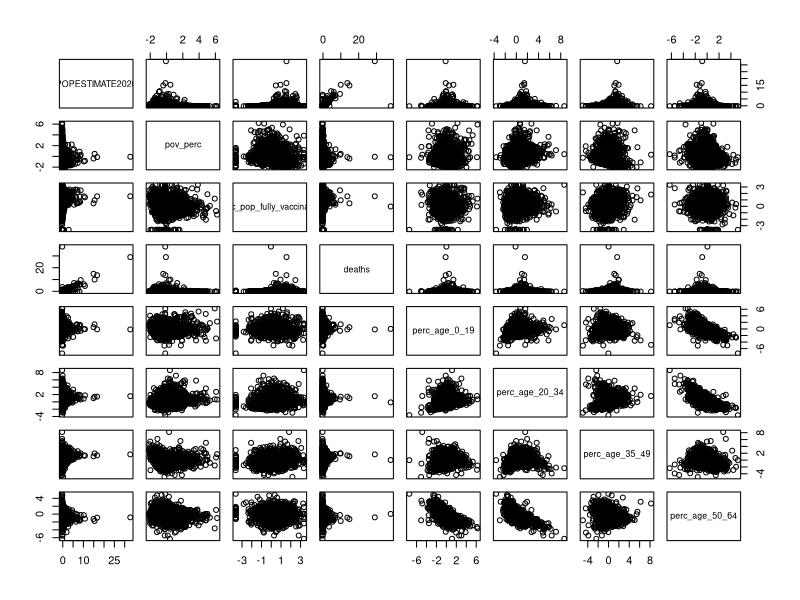
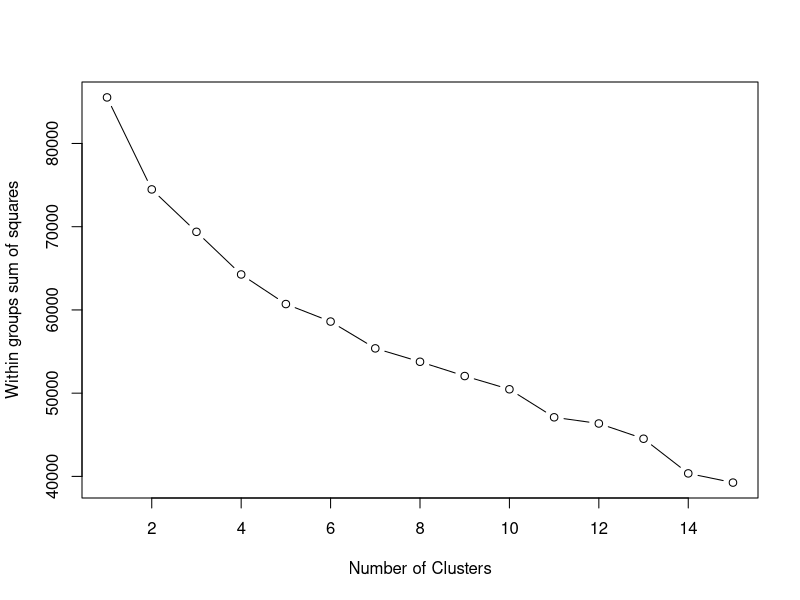
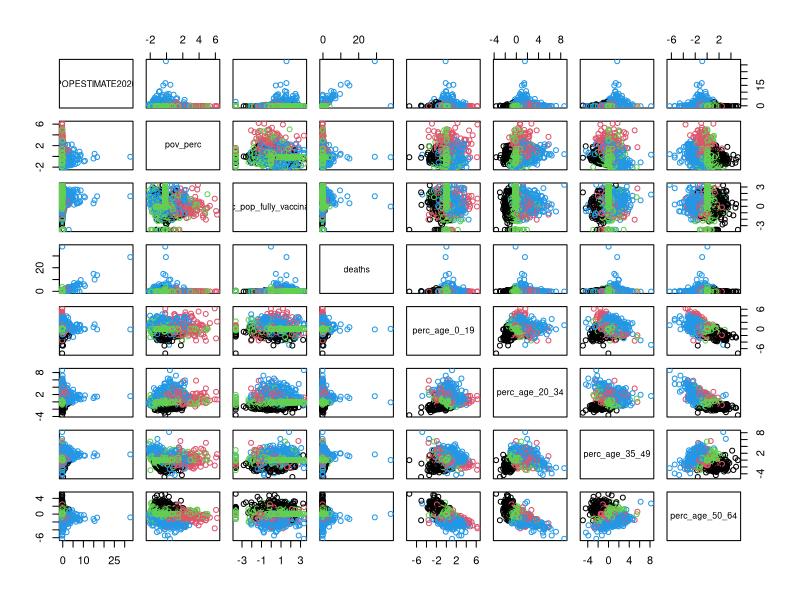
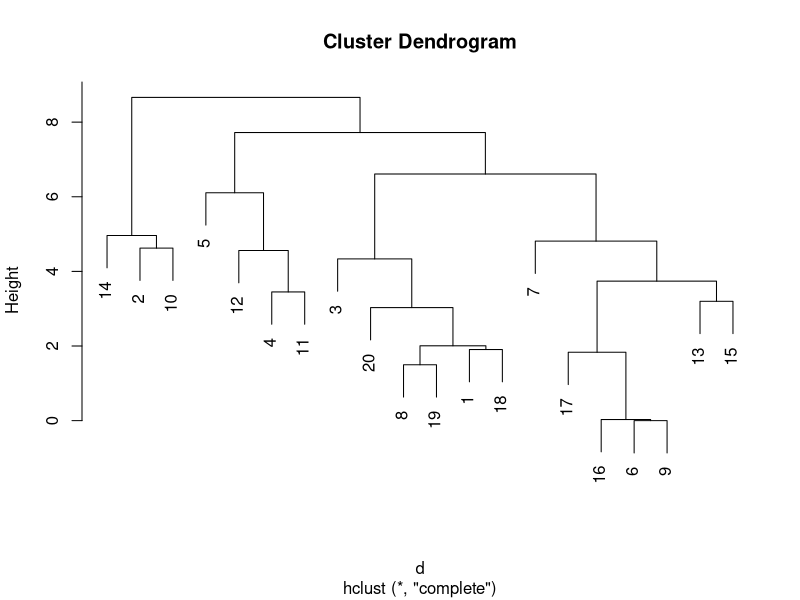
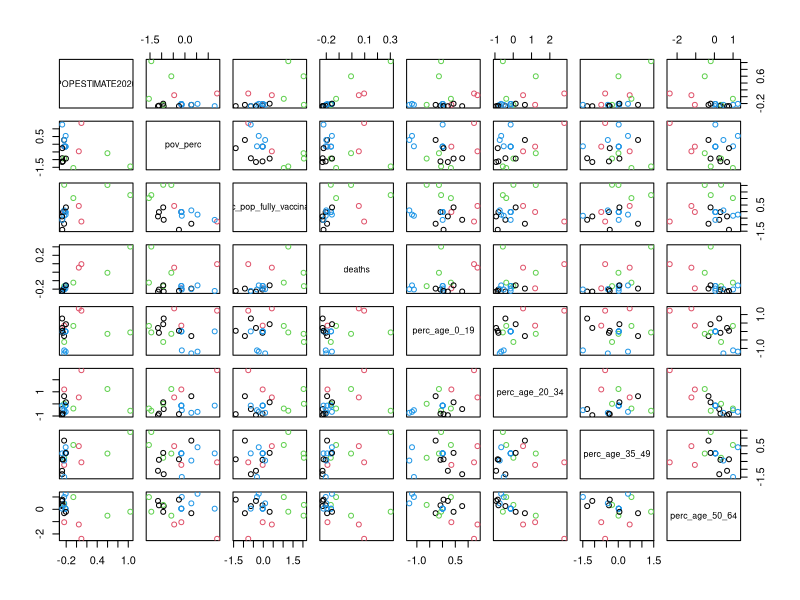
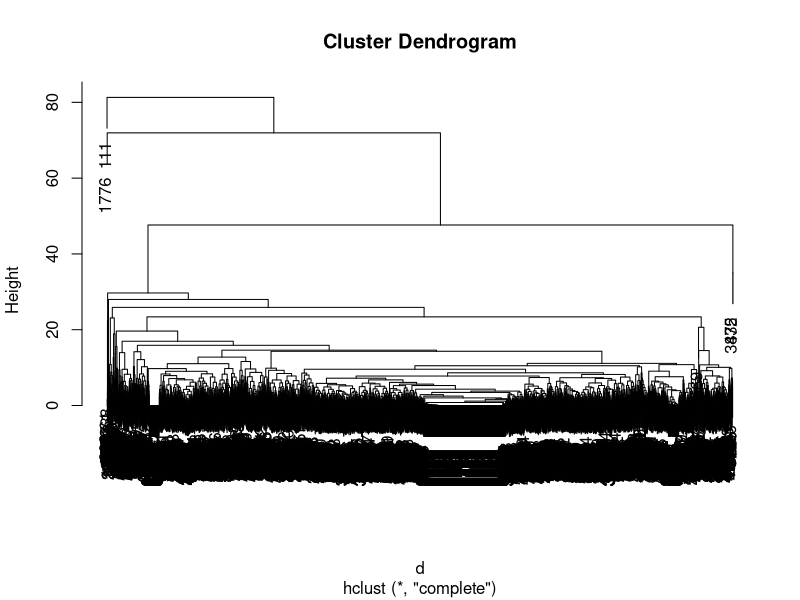
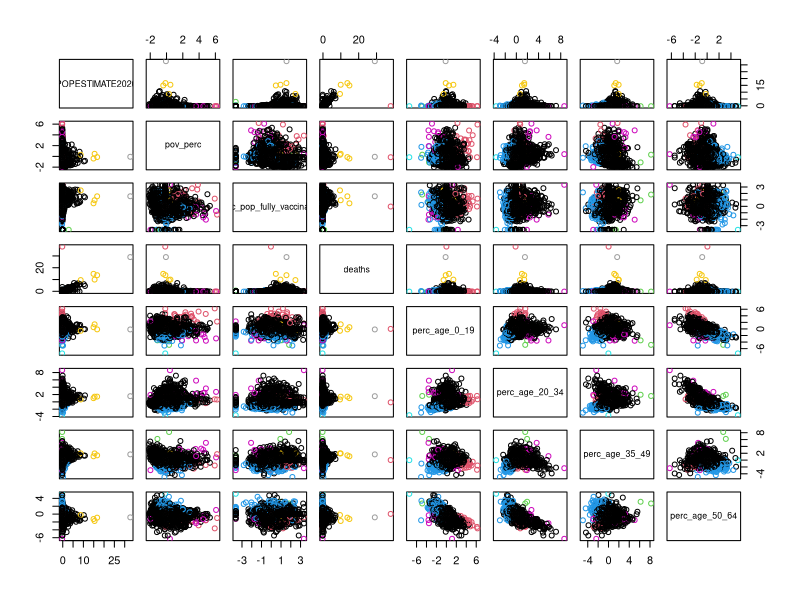

Write R code to recreate these figures, in order.
## ---- chunk 1
knitr::opts_chunk$set(echo = TRUE)
library(tidyverse)
library(mclust)
## ---- chunk 2
covid_numbers_feb_2022 <- read_csv("../../Data/covid_numbers_feb_2022.csv")

## ---- chunk 3
covid_clean <- covid_numbers_feb_2022 %>% 
  # Removing large factor and character columns
  select(-state, -county, -state.y, -fips) %>% 
  # Simplifying mask requirement 
  mutate(mask_requirement2020 = fct_lump(mask_requirement2020, n = 2)) %>% 
  # Creating dummy columns
  fastDummies::dummy_cols(remove_first_dummy = TRUE, 
                          ignore_na = TRUE, 
                          remove_selected_columns = TRUE) %>% 
  # Making variables per capita
  mutate(icu_beds_per_cap = icu_beds/POPESTIMATE2020, 
         cases_per_cap = cases/POPESTIMATE2020) %>% 
  select(-cases, -icu_beds) %>% 
  # Replacing missing values with mean
  mutate(across(where(is.numeric), ~replace_na(.x, median(.x, na.rm = TRUE)))) %>% 
  # Scaling the data with z score standardization
  scale() %>% 
  as_tibble()
## ---- chunk 4
# Since we have so many variables, let's just plot the first 8. 
plot(covid_clean[1:8])
## ---- chunk 5
wss <- (nrow(covid_clean)-1)*sum(apply(covid_clean,2,var))
for (i in 2:15) wss[i] <- sum(kmeans(covid_clean, centers=i)$withinss)

plot(1:15, wss, type="b", xlab="Number of Clusters",
  ylab="Within groups sum of squares")
## ---- chunk 6
# K-Means Cluster Analysis
(fit <- kmeans(covid_clean, 4))
## ---- chunk 7
# Make a new dataset called covid_clusters with the clusters appended as a new variable 
covid_clusters <- cbind(covid_clean, fit$cluster)
## ---- chunk 8
plot(covid_clusters[1:8], col = fit$cluster)
## ---- chunk 9
# Here is our sample dataset of 20 values
sample_covid <- sample_n(covid_clean, 20)

# Make a distance matrix 
d <- dist(sample_covid)

# Print it out 
round(d, 2)
## ---- chunk 10
fitH <- hclust(d)
plot(fitH) 
## ---- chunk 11
# We can see how these clusters show up in our correlation matrix
clusters <- cutree(fitH, k = 4) 
plot(sample_covid[1:8], col = clusters)
## ---- chunk 12
# Make a distance matrix 
d <- dist(covid_clean)

# Plot it 
fitH <- hclust(d)
plot(fitH) 

# Use clusters to plot correlation matrix
clusters <- cutree(fitH, k = 10) 
plot(covid_clean[1:8], col = clusters)
## ---- chunk 13
# Use the Mclust function to run several clustering algorithms at once. 
fitM <- Mclust(covid_clean)


# Print the model
fitM
## ---- chunk 14
# Use the Mclust function to run several clustering algorithms at once. 
fitM <- Mclust(covid_clean, G = 2:10)

# Print the model
fitM
